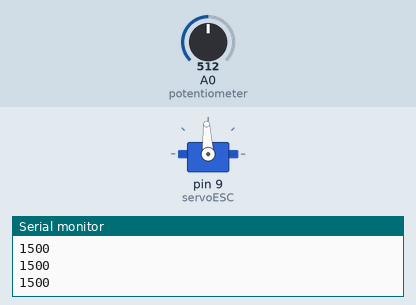
Recording of a sketch running on a simulated Arduino Uno, built with avr-gcc and run on an emulated ATmega328P. Shown: servo, the last lines printed to the serial monitor. Inputs (shaded band) come from the test bench; at power-on: A0 (potentiometer) = 512.

Above: at 1.2 s.
1.3 s: A0 (potentiometer) set to 716
At 1.9 s:
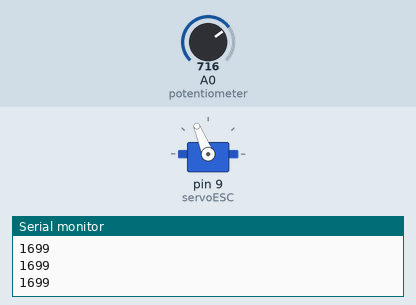
2.8 s: A0 (potentiometer) set to 900
At 4.0 s:
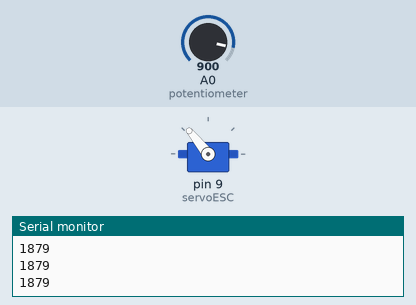
4.3 s: A0 (potentiometer) set to 1023
At 5.2 s:
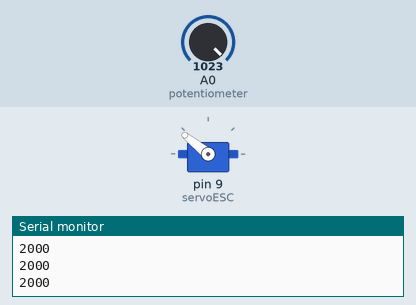
5.8 s: A0 (potentiometer) set to 306
At 6.5 s:
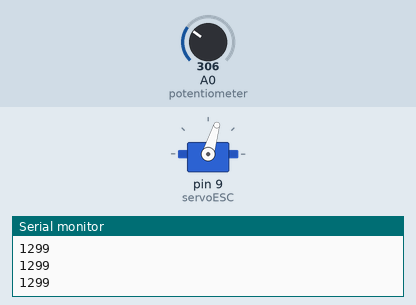
7.3 s: A0 (potentiometer) set to 122
At 8.5 s:
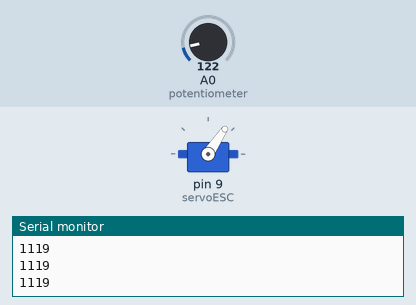
8.8 s: A0 (potentiometer) set to 511
At 9.8 s:
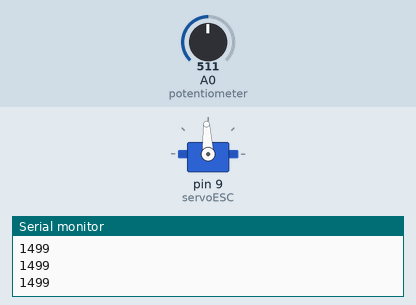
Timing chart, 0 to 11.3 s (numbered marks = the images above; inputs shaded):
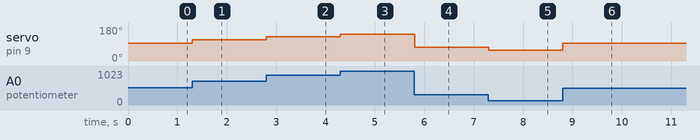

Measured:
- after the input at 1.3 s, servo on pin 9 (servoESC): 93° → 112° at once
- after the input at 2.8 s, servo on pin 9 (servoESC): 112° → 129° at once
- after the input at 4.3 s, servo on pin 9 (servoESC): 129° → 141° at once
- after the input at 5.8 s, servo on pin 9 (servoESC): 141° → 73° at once
- after the input at 7.3 s, servo on pin 9 (servoESC): 73° → 56° at once
- after the input at 8.8 s, servo on pin 9 (servoESC): 56° → 93° at once

The sketch:

control_ESC.ino
```cpp
#include <Servo.h>
Servo servoESC;

void setup() {

  Serial.begin(9600);       // start serial port
  servoESC.attach(9);       // servo signal cable connected to D9

}

void loop() {

  int val;                             // variable for potentiometer reading

  val = analogRead(A0);                // read the potentiometer value
  val = map(val, 0, 1023, 1000, 2000); // map it between 1000 and 2000 microseconds

  servoESC.writeMicroseconds(val);     // send value to ESC
  Serial.println(val);                 // send value to seria

}
```
